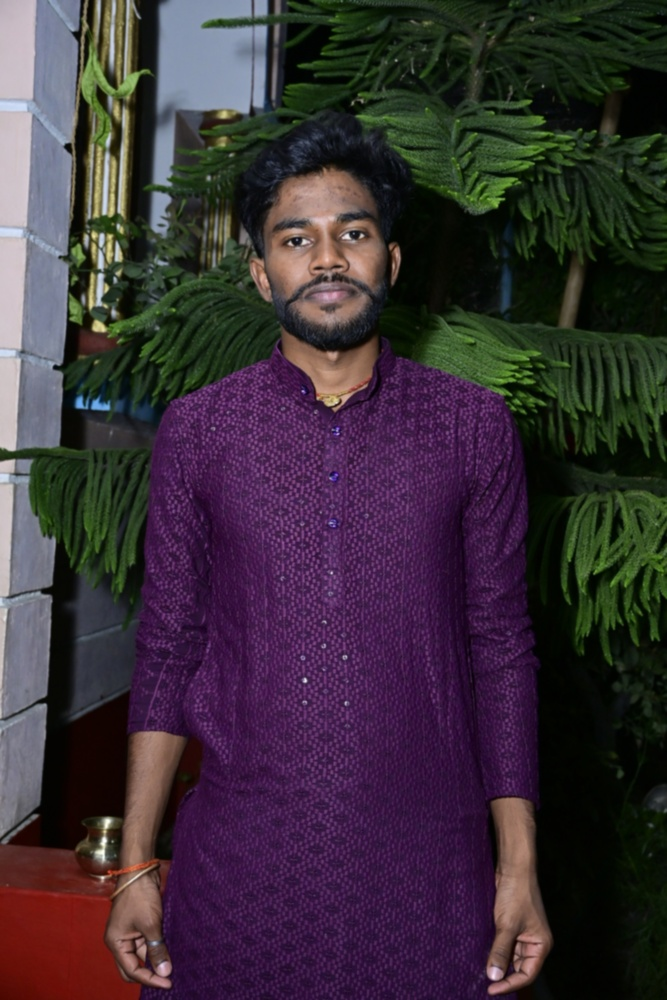
#> input picture vishal.jpg, 667 x 1000 px, shrunk from 3712 x 5568 before the run
$ python ex6.py
#> lines starting #> are read from the running program, lines starting #| are printed output that depends on the picture; after the words box and inside, x2 and y2 are one past the last pixel; in counts of white or black regions, pixels touching at a corner belong together
import cv2
img = cv2.imread('vishal.jpg')
#> img is the input picture: shape (1000, 667, 3); mean B, G, R 55.3, 47.5, 58.6
gray = cv2.cvtColor(img, cv2.COLOR_BGR2GRAY)
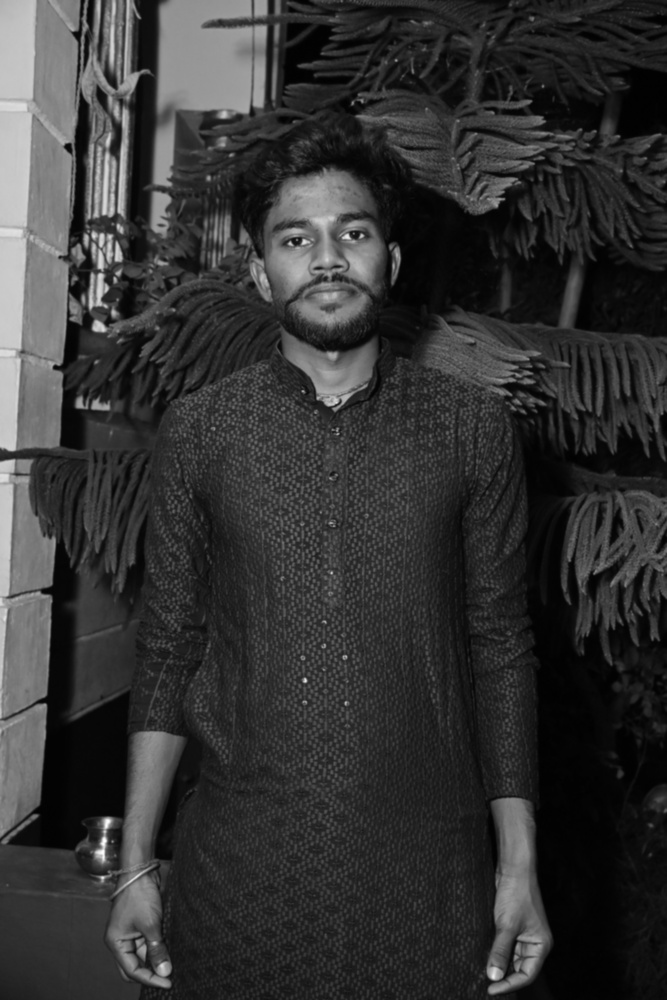
#> gray: shape (1000, 667); min 0, max 255, mean 51.7
threshImg = cv2.threshold(gray, 80, 130, cv2.THRESH_BINARY)[1]
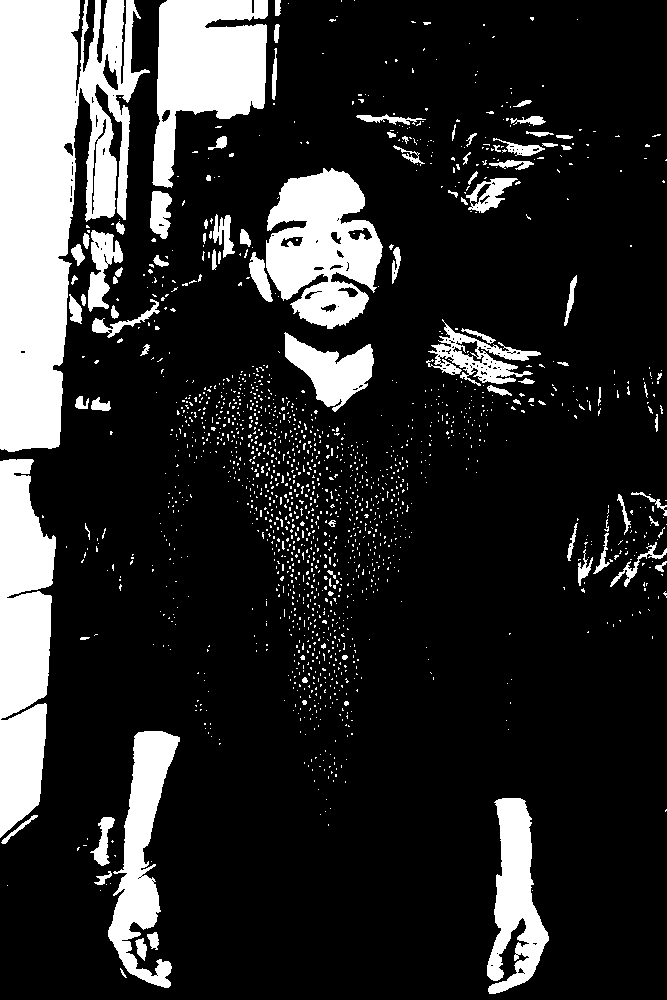
#> threshImg: shape (1000, 667); values 0 (black) and 130 (white), 17.9% white; 1655 white regions (1561 under 20 px), largest, box (x1, y1, x2, y2) and area: (0, 0, 150, 452) 39183, (0, 459, 56, 838) 15825, (152, 0, 268, 188) 13101
cv2.imwrite('theresoldImage2.jpg', threshImg)
